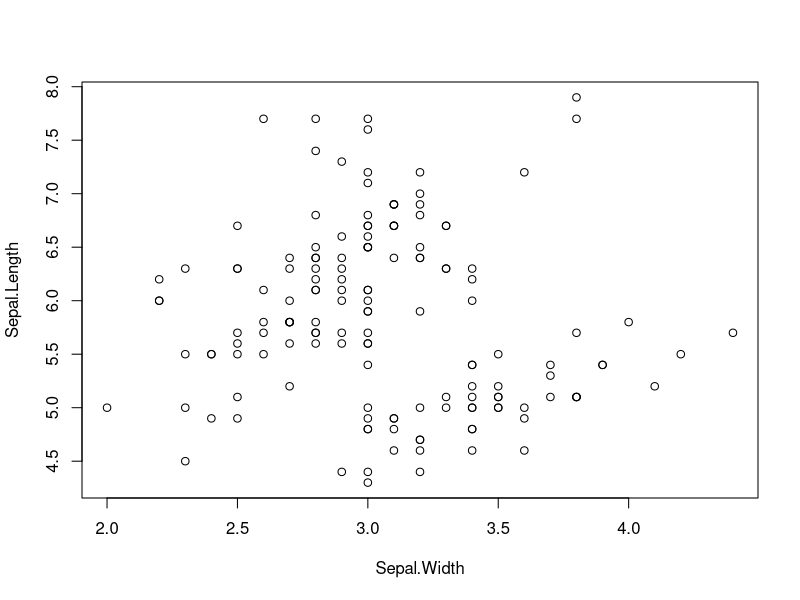
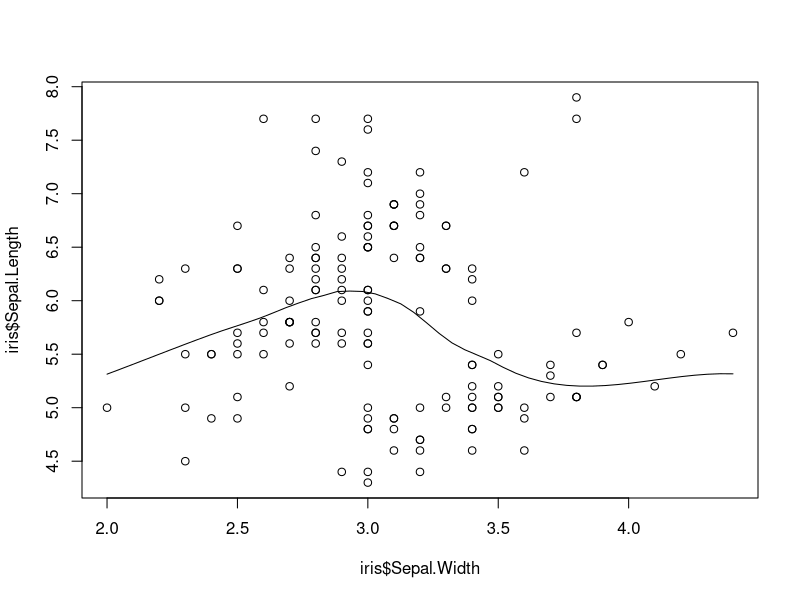
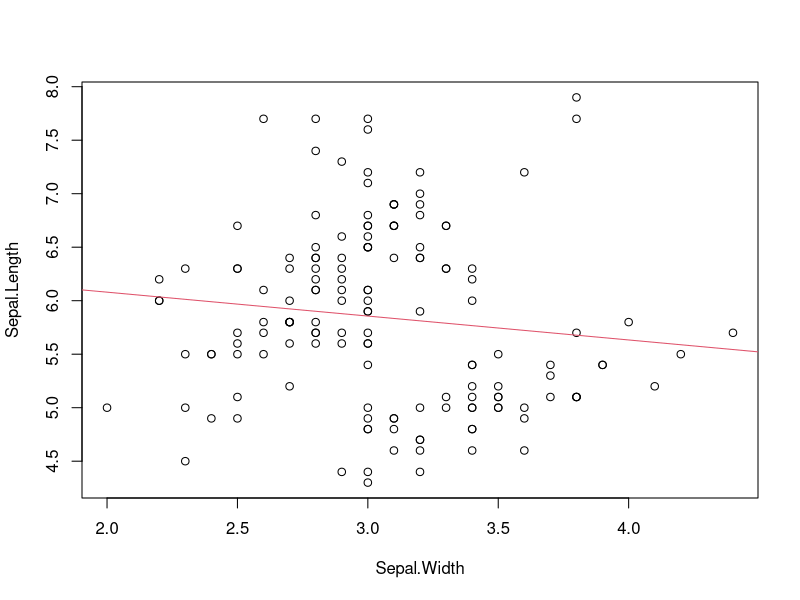
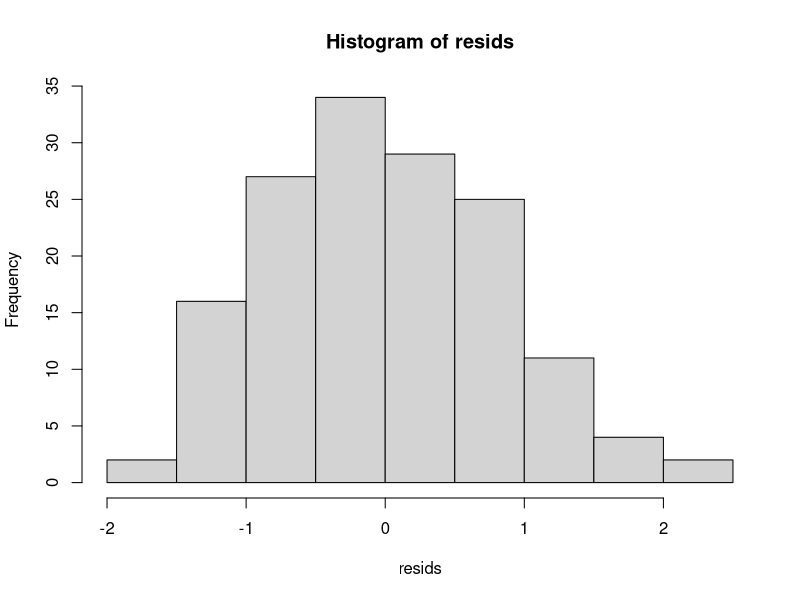
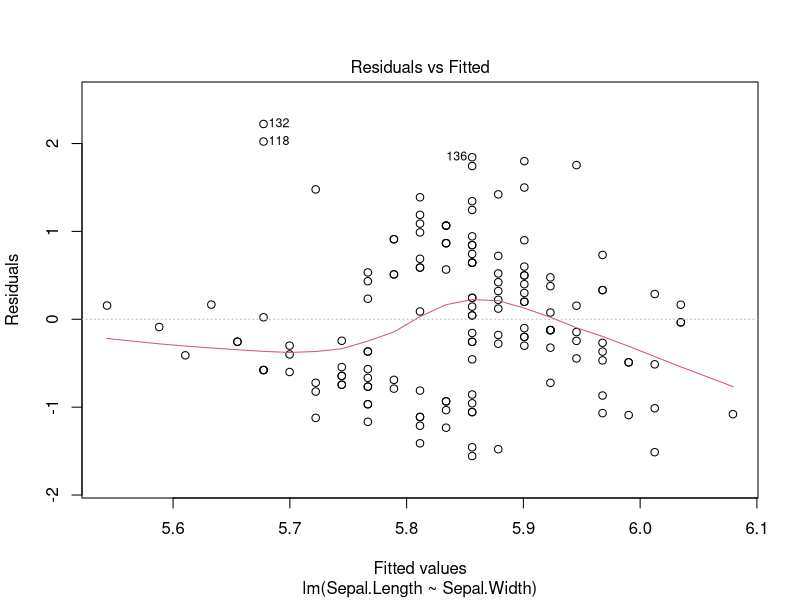
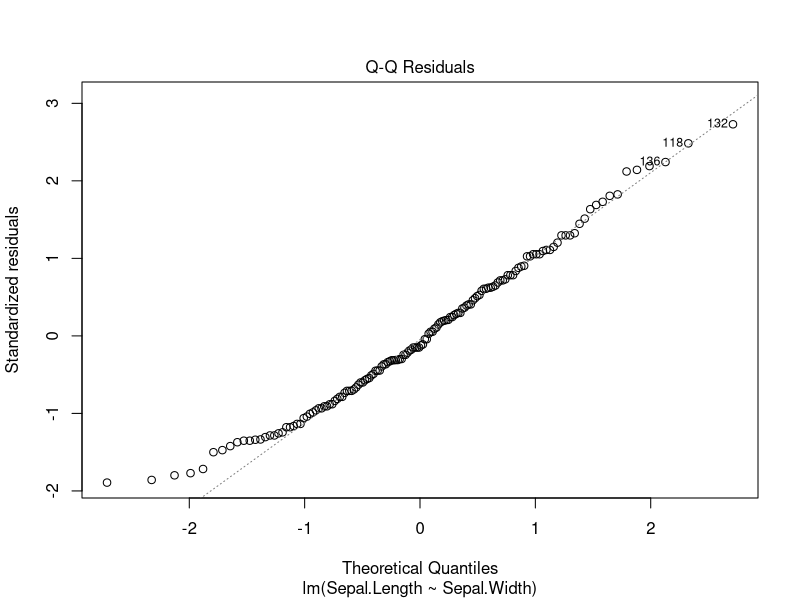
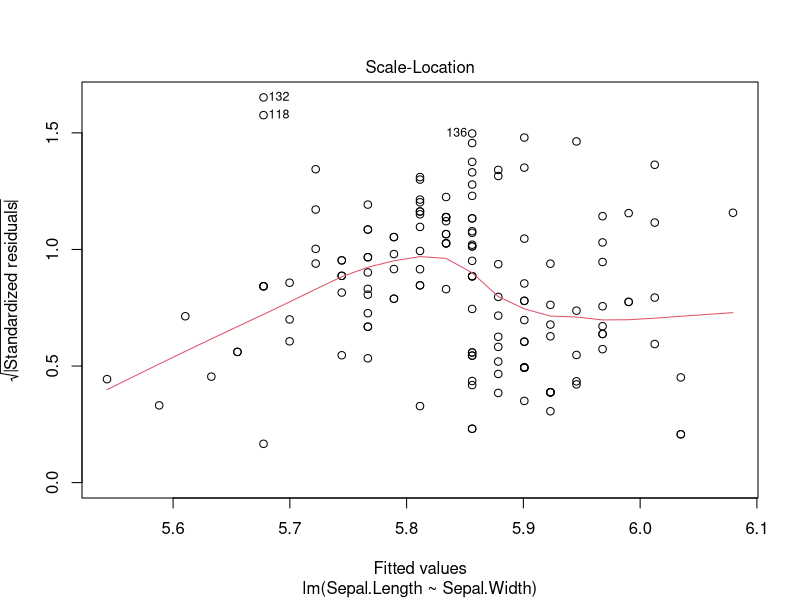
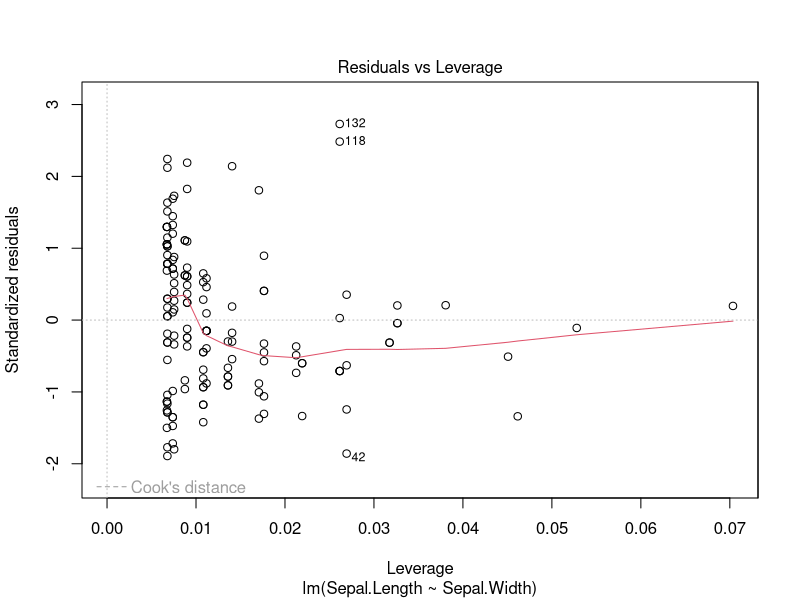

Recreate these plots in R, in order.


data(iris)

head(iris)


plot(Sepal.Length ~ Sepal.Width, data = iris)
scatter.smooth(iris$Sepal.Width, iris$Sepal.Length)
iris.lm <- lm(Sepal.Length ~ Sepal.Width, data = iris)

summary(iris.lm)
coef(iris.lm)

#intercept significant, slope not

plot(Sepal.Length ~ Sepal.Width, data = iris)
abline(iris.lm, col = 2)


#look at normality of residuals
resids <- resid(iris.lm)
hist(resids)

#diagnostics
plot(iris.lm)






plot(Petal.Length ~ Petal.Width, data = iris)
scatter.smooth(iris$Petal.Width, iris$Petal.Length)
iris.lm2 <- lm(Petal.Length ~ Petal.Width, data = iris)

summary(iris.lm2)
coef(iris.lm2)

#intercept and slope sig


plot(Petal.Length ~ Petal.Width, data = iris)
abline(iris.lm2, col = 2)

#look at normality of residuals
resids <- resid(iris.lm2)
hist(resids)


#diagnostics
plot(iris.lm)



